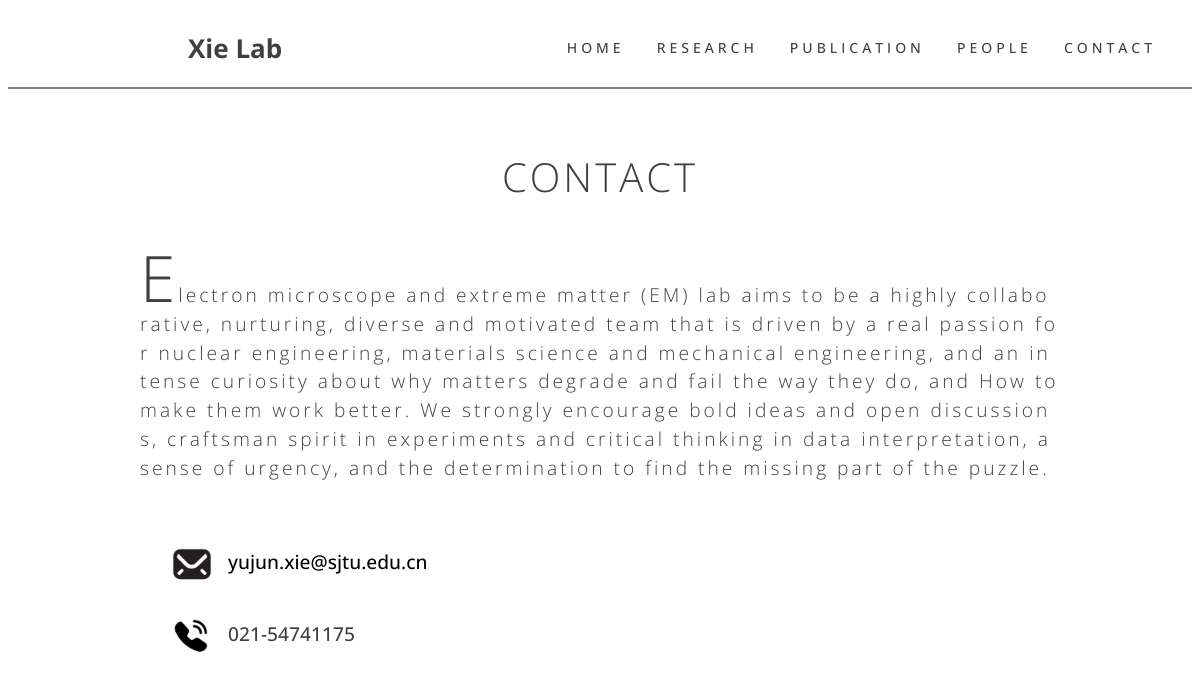
The app's page /contact with its own data.
### contact/models.py (models this page shows)
class Contact(models.Model):
    description = models.TextField(max_length=2000)
    telephone = models.CharField(max_length=100)
    email = models.EmailField()

### contact/views.py (the view)
# urls.py: path("", views.show, name="index"),
def show(request):
    contact = Contact.objects.all()[0]
    context = {"contact": contact}
    return render(request, 'contact/contact.html', context)

### contact/templates/contact/contact.html (shortened to what this page needs)
<!DOCTYPE html>
<html lang="en" >
{% load static %}
<head>
<link rel='stylesheet' href='https://cdnjs.cloudflare.com/ajax/libs/modern-normalize/1.0.0/modern-normalize.min.css'>
<link rel="stylesheet" href={% static 'contact/style.css' %}>
</head>
<body>
<main id="page" class="o-page">
  <header class="o-header">
    <h1 class="c-logo"><a class="c-logo__link" href=# target="_blank">Xie Lab</a></h1>
    <nav class="c-main-menu" aria-labelledby="mainmenulabel">
      <ul class="c-main-menu__list">
        <li><a class="c-main-menu__link" href="{%url 'homepage:index'%}">Home</a></li>
        <li><a class="c-main-menu__link" href="{%url 'research:index'%}">Research</a></li>
        <li><a class="c-main-menu__link" href="{%url 'publication:index'%}">Publication</a></li>
        <li><a class="c-main-menu__link" href="{%url 'people:index'%}">People</a></li>
        <li><a aria-current="page" class="is-magic-active c-main-menu__link" href="{%url 'contact:index'%}">Contact</a></li>
      </ul>
    </nav>
  </header>
  <section class="o-main-section">
    <h2 class="c-main-heading">Contact</h2>
    {% if contact %}
      <p class="c-main-abstract">
          {{ contact.description }}
      </p>
    {% endif %}
    <div class="contact-container">
        <img src="{% static 'contact/email.png' %}">
        <a href="mailto:{{contact.email}}" style="text-decoration: none; color: black;"><p>{{ contact.email }}</p></a>
    </div>
    <div class="contact-container">
        <img src="{% static 'contact/icon_telephone.png' %}">
        <p>{{ contact.telephone }}</p>
    </div>
  </section>
</main>
</body>
</html>

### contact/static/contact/style.css (style rules this page uses)
:root { --black: #404040; --white: #fff; --gray: rgba(64, 64, 64, 0.15); --font-courgett: "Open Sans", sans-serif; --font-open-sans: "Open Sans", sans-serif; --font-light: 300; }
.c-main-menu__list { list-style: none; margin: 0; padding: 0; }
body { background-color: var(--white); color: var(--black); font-family: var(--font-open-sans); }
.o-page { max-width: 100%; overflow-x: hidden; width: 100%; }
.o-header { align-items: center; display: flex; justify-content: space-between; padding: 1.25rem; border-bottom: 2px solid gray; }
.o-main-section { max-width: 57.5rem; margin: 0 auto 5rem; }
.c-logo { font-family: var(--font-courgett); font-size: 1.625rem; margin: 0 0 0 10rem; }
.c-logo__link { color: var(--black); text-decoration: none; }
.c-main-menu { font-weight: 500; }
.c-main-menu__list { display: flex; }
.c-main-menu__link { color: var(--black); display: inline-block; font-size: 0.875rem; letter-spacing: 0.25rem; margin: 0 0.375rem; padding: 0.625rem; text-decoration: none; text-transform: uppercase; }
.c-main-heading { font-size: 2.5rem; font-weight: var(--font-light); letter-spacing: 0.1875rem; margin: 3.75rem 0; text-align: center; text-transform: uppercase; }
.c-main-abstract { font-size: 1.2rem; font-weight: var(--font-light); letter-spacing: 0.1875rem; margin: 3.75rem 0; word-break: break-all; line-height: 150%; }
.c-main-abstract:first-letter { font-size: 4rem; }
.contact-container { height: 2.5rem; display: flex; margin: 2rem; }
.contact-container img { height: 100%; }
.contact-container p { text-align: center; font-size: 120%; line-height: 0; padding-left: 1rem; font-family: var(--font-open-sans); font-weight: 500; }

### records on screen
Contact: description "Electron microscope and extreme matter (EM) lab aims to be a highly collaborative, nurturing, diverse and motivated team that is driven by a real passion for nuclear engineering, materials science and mechanical engineering, and an intense curiosity about why matters degrade and fail the way they do, and How to make them work better. We strongly encourage bold ideas and open discussions, craftsman spirit in experiments and critical thinking in data interpretation, a sense of urgency, and the determination to find the missing part of the puzzle.", email "yujun.xie@sjtu.edu.cn", telephone "021-54741175"
